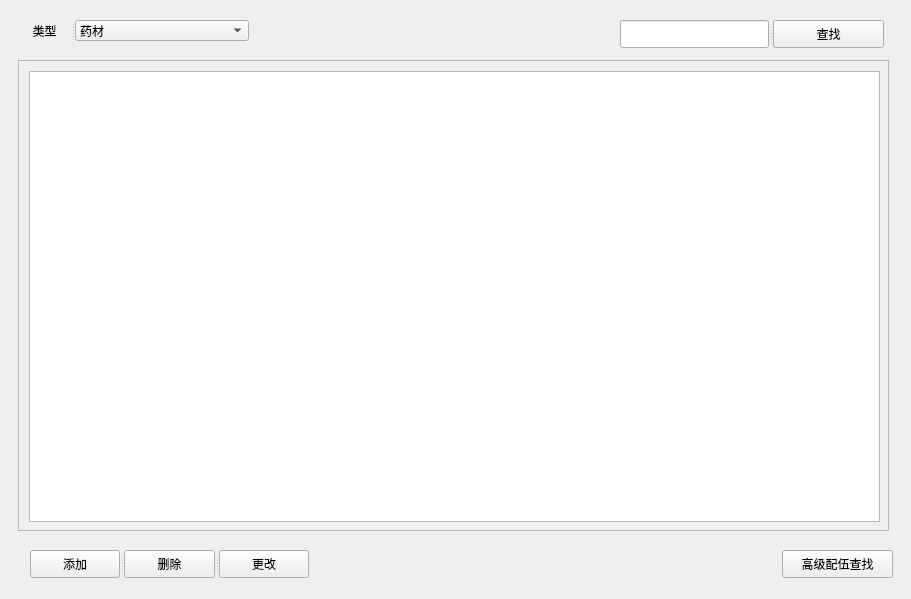
<?xml version="1.0" encoding="UTF-8"?>
<ui version="4.0">
 <class>Form</class>
 <widget class="QWidget" name="Form">
  <property name="geometry">
   <rect>
    <x>0</x>
    <y>0</y>
    <width>911</width>
    <height>599</height>
   </rect>
  </property>
  <property name="windowTitle">
   <string>中药数据库</string>
  </property>
  <property name="windowIcon">
   <iconset>
    <normaloff>Icon/med.ico</normaloff>Icon/med.ico</iconset>
  </property>
  <widget class="QScrollArea" name="scrollArea">
   <property name="geometry">
    <rect>
     <x>18</x>
     <y>60</y>
     <width>871</width>
     <height>471</height>
    </rect>
   </property>
   <property name="widgetResizable">
    <bool>true</bool>
   </property>
   <widget class="QWidget" name="scrollAreaWidgetContents">
    <property name="geometry">
     <rect>
      <x>0</x>
      <y>0</y>
      <width>869</width>
      <height>469</height>
     </rect>
    </property>
    <widget class="QTableView" name="Tcontent">
     <property name="geometry">
      <rect>
       <x>10</x>
       <y>10</y>
       <width>851</width>
       <height>451</height>
      </rect>
     </property>
    </widget>
   </widget>
  </widget>
  <widget class="QSplitter" name="splitter">
   <property name="geometry">
    <rect>
     <x>620</x>
     <y>20</y>
     <width>264</width>
     <height>28</height>
    </rect>
   </property>
   <property name="orientation">
    <enum>Qt::Horizontal</enum>
   </property>
   <widget class="QLineEdit" name="IFind"/>
   <widget class="QPushButton" name="BFind">
    <property name="text">
     <string>查找</string>
    </property>
   </widget>
  </widget>
  <widget class="QSplitter" name="splitter_2">
   <property name="geometry">
    <rect>
     <x>18</x>
     <y>20</y>
     <width>231</width>
     <height>21</height>
    </rect>
   </property>
   <property name="orientation">
    <enum>Qt::Horizontal</enum>
   </property>
   <widget class="QLabel" name="label">
    <property name="text">
     <string>类型</string>
    </property>
    <property name="alignment">
     <set>Qt::AlignCenter</set>
    </property>
   </widget>
   <widget class="QComboBox" name="CType">
    <item>
     <property name="text">
      <string>药材</string>
     </property>
    </item>
    <item>
     <property name="text">
      <string>配伍关系</string>
     </property>
    </item>
    <item>
     <property name="text">
      <string>药方</string>
     </property>
    </item>
   </widget>
  </widget>
  <widget class="QPushButton" name="BAdvanced">
   <property name="enabled">
    <bool>true</bool>
   </property>
   <property name="geometry">
    <rect>
     <x>782</x>
     <y>550</y>
     <width>111</width>
     <height>28</height>
    </rect>
   </property>
   <property name="text">
    <string>高级配伍查找</string>
   </property>
  </widget>
  <widget class="QSplitter" name="splitter_3">
   <property name="geometry">
    <rect>
     <x>30</x>
     <y>550</y>
     <width>279</width>
     <height>28</height>
    </rect>
   </property>
   <property name="orientation">
    <enum>Qt::Horizontal</enum>
   </property>
   <widget class="QPushButton" name="BAdd">
    <property name="text">
     <string>添加</string>
    </property>
   </widget>
   <widget class="QPushButton" name="BDelete">
    <property name="text">
     <string>删除</string>
    </property>
   </widget>
   <widget class="QPushButton" name="BChange">
    <property name="text">
     <string>更改</string>
    </property>
   </widget>
  </widget>
 </widget>
 <resources/>
 <connections/>
</ui>
